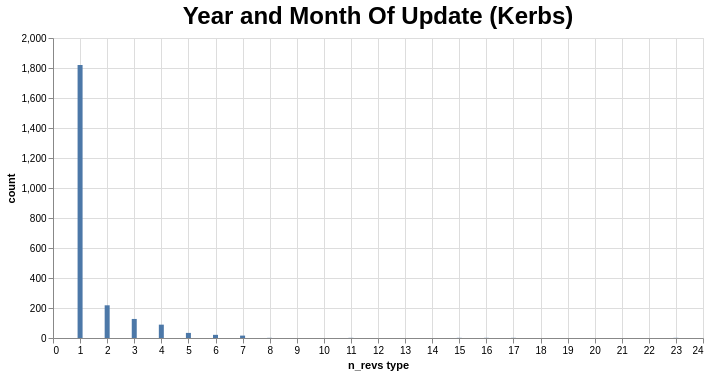

Source (Vega-Lite JSON):
### Vega-Lite specification from a JSON file in a GitHub repository (floating-point values rounded to 4 significant figures)
{"config": {"view": {"continuousWidth": 300, "continuousHeight": 300}, "title": {"fontSize": 24}}, "data": {"values": [{"n_revs type": 1, "count": 1820, "percent": "78.08%"}, {"n_revs type": 2, "count": 218, "percent": "9.35%"}, {"n_revs type": 3, "count": 127, "percent": "5.45%"}, {"n_revs type": 4, "count": 89, "percent": "3.82%"}, {"n_revs type": 5, "count": 34, "percent": "1.46%"}, {"n_revs type": 6, "count": 21, "percent": "0.9%"}, {"n_revs type": 7, "count": 16, "percent": "0.69%"}, {"n_revs type": 8, "count": 1, "percent": "0.04%"}, {"n_revs type": 11, "count": 1, "percent": "0.04%"}, {"n_revs type": 16, "count": 1, "percent": "0.04%"}, {"n_revs type": 23, "count": 1, "percent": "0.04%"}, {"n_revs type": 17, "count": 1, "percent": "0.04%"}, {"n_revs type": 15, "count": 1, "percent": "0.04%"}]}, "mark": {"type": "bar"}, "encoding": {"tooltip": [{"field": "percent", "type": "nominal"}], "x": {"field": "n_revs type", "sort": "-x", "type": "quantitative"}, "y": {"field": "count", "type": "quantitative"}}, "height": 300, "params": [{"name": "param_17", "select": {"type": "interval", "encodings": ["x", "y"]}, "bind": "scales"}], "title": "Year and Month Of Update (Kerbs)", "width": 650, "$schema": "https://vega.github.io/schema/vega-lite/v5.json", "datasets": {"data-2f8a20c5a32e2e0b9d251f00b2a9e0c6": [{"n_revs type": 1, "count": 1820, "percent": "78.08%"}, {"n_revs type": 2, "count": 218, "percent": "9.35%"}, {"n_revs type": 3, "count": 127, "percent": "5.45%"}, {"n_revs type": 4, "count": 89, "percent": "3.82%"}, {"n_revs type": 5, "count": 34, "percent": "1.46%"}, {"n_revs type": 6, "count": 21, "percent": "0.9%"}, {"n_revs type": 7, "count": 16, "percent": "0.69%"}, {"n_revs type": 8, "count": 1, "percent": "0.04%"}, {"n_revs type": 11, "count": 1, "percent": "0.04%"}, {"n_revs type": 16, "count": 1, "percent": "0.04%"}, {"n_revs type": 23, "count": 1, "percent": "0.04%"}, {"n_revs type": 17, "count": 1, "percent": "0.04%"}, {"n_revs type": 15, "count": 1, "percent": "0.04%"}]}}
